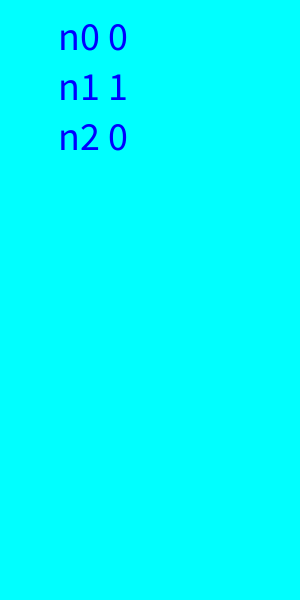
Frame 1 (no input)
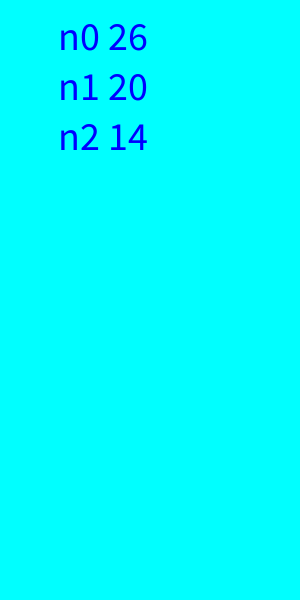
Frame 60 (the mouse pressed at the canvas centre just before this capture)
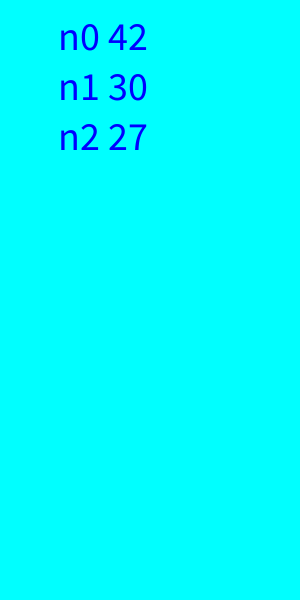
Frame 120 (the mouse held since frame 60 and released just before this capture)

The Processing sketch that drew these frames (run headless with seeded random() and noise(); from frame 60 on, the mouse is pressed at the canvas centre):

// Processing sketch: c5dart
// ── c5dart.pde
int n0, n1, n2;
int N, n=0; // number of trials
float x, X;
void setup() {
  size(300, 600);
  n0 = n1 = n2 = 0;
  N = 100;
  textSize(40);
  fill(0, 0, 255);
}
void draw() {
  background(0, 255, 255);
  n++;
  if (n<N) {
    x = random(120);
    if (x<40) n0++;
    else if (x<80) n1++;
    else n2++;
  }
  text(" n0 " + n0, 50, 50);
  text(" n1 " + n1, 50, 100);
  text(" n2 " + n2, 50, 150);
}
